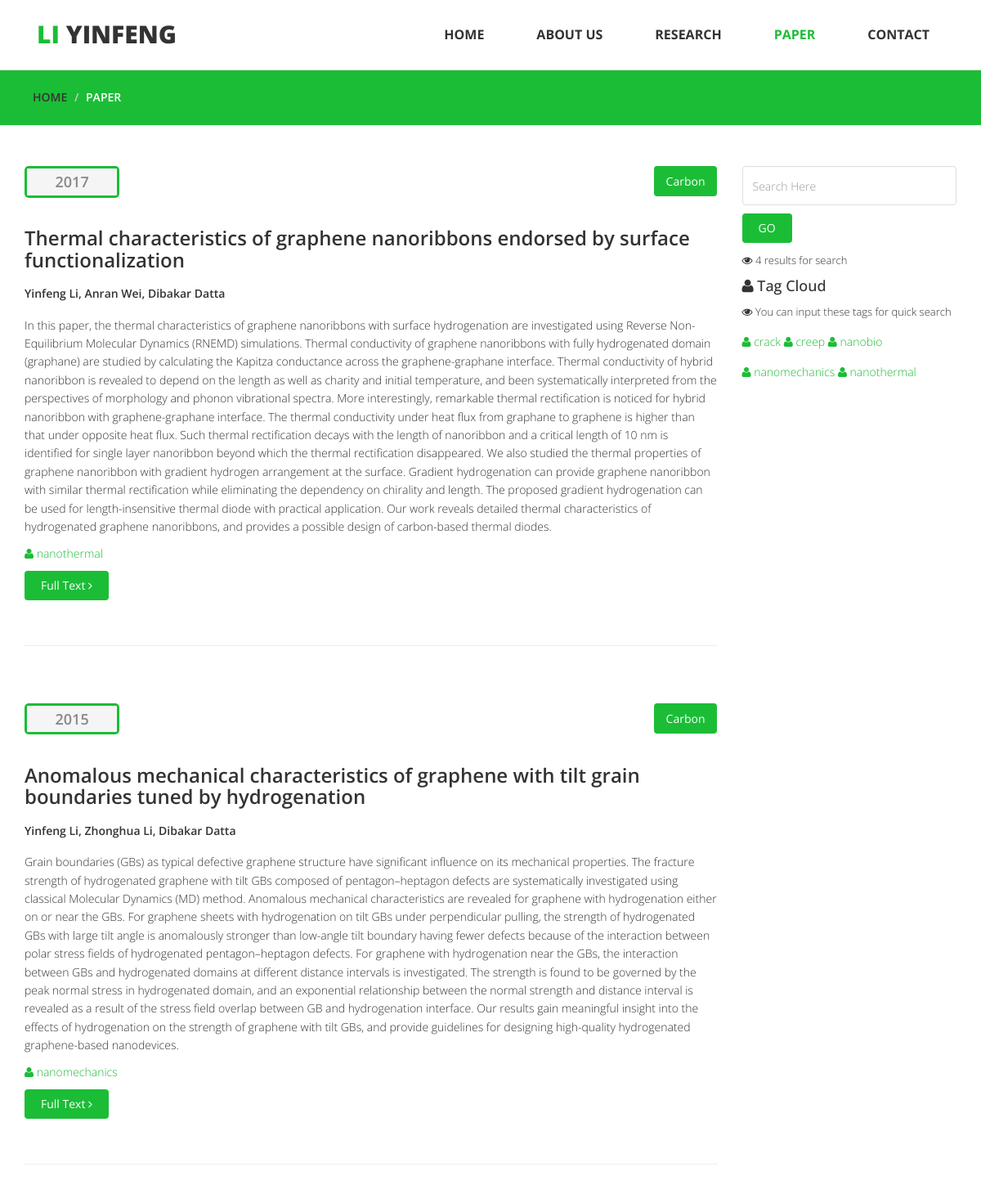
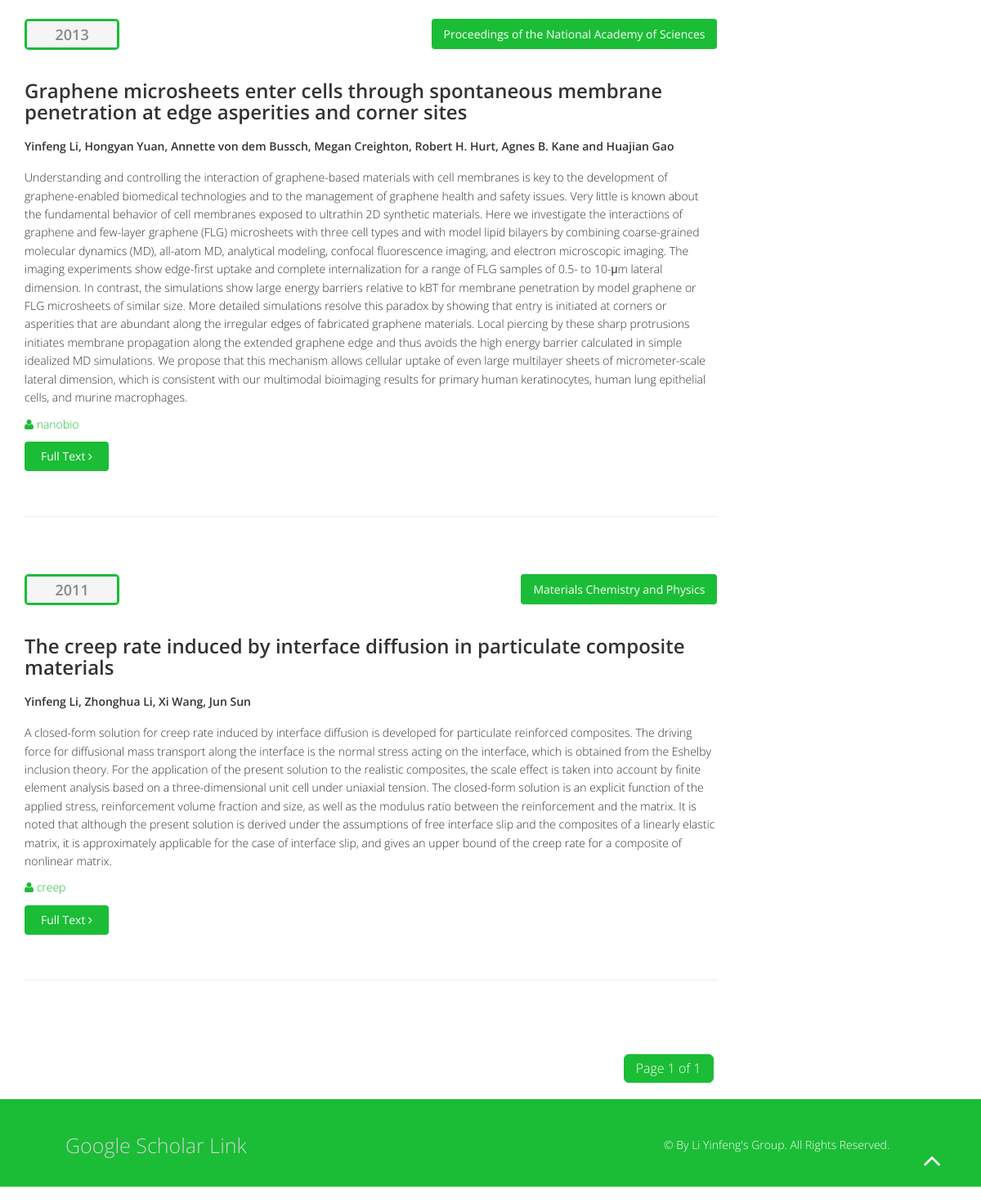
The app's page /base/blog.html/?page=4, older data (2 pictures, top to bottom).
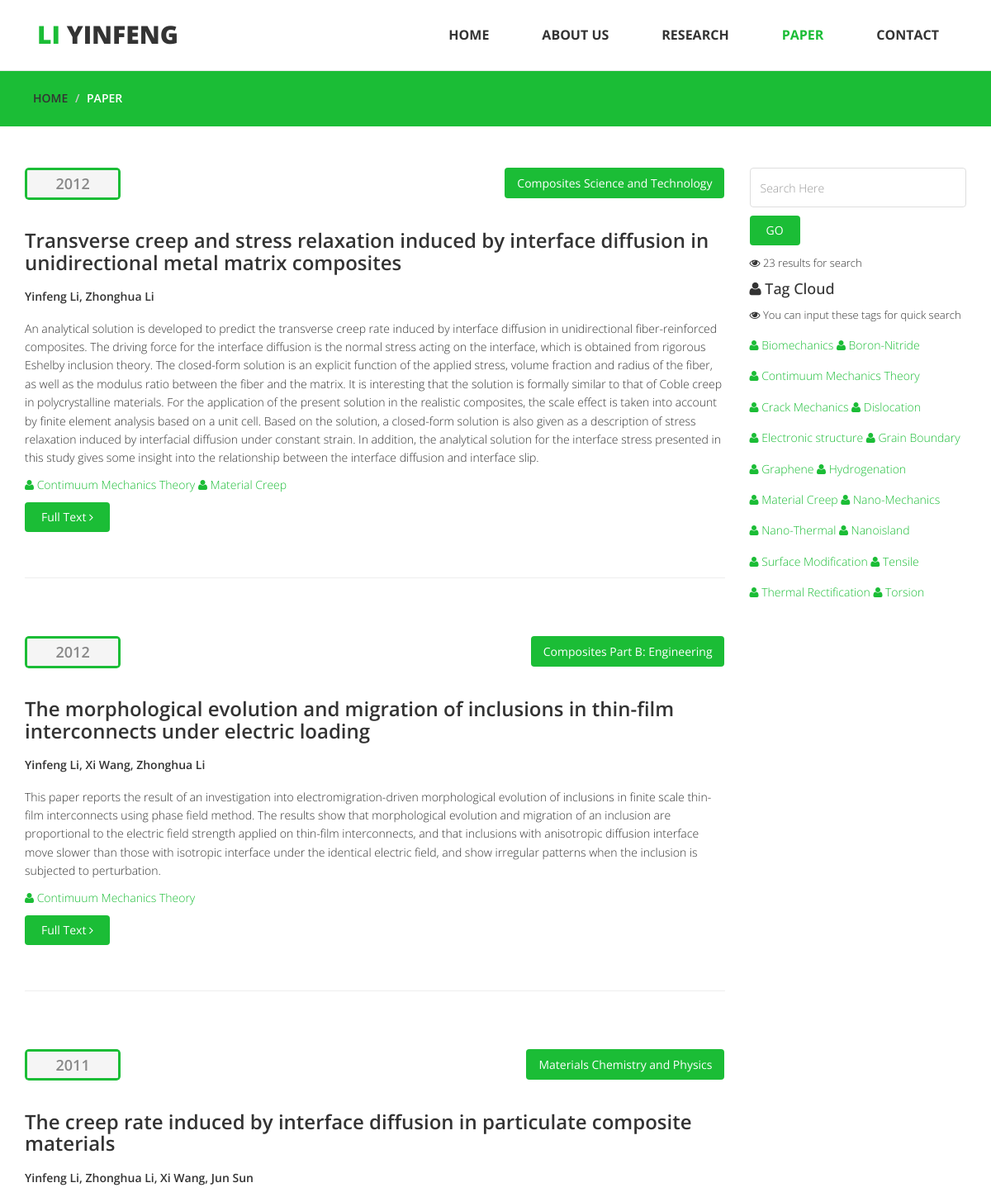
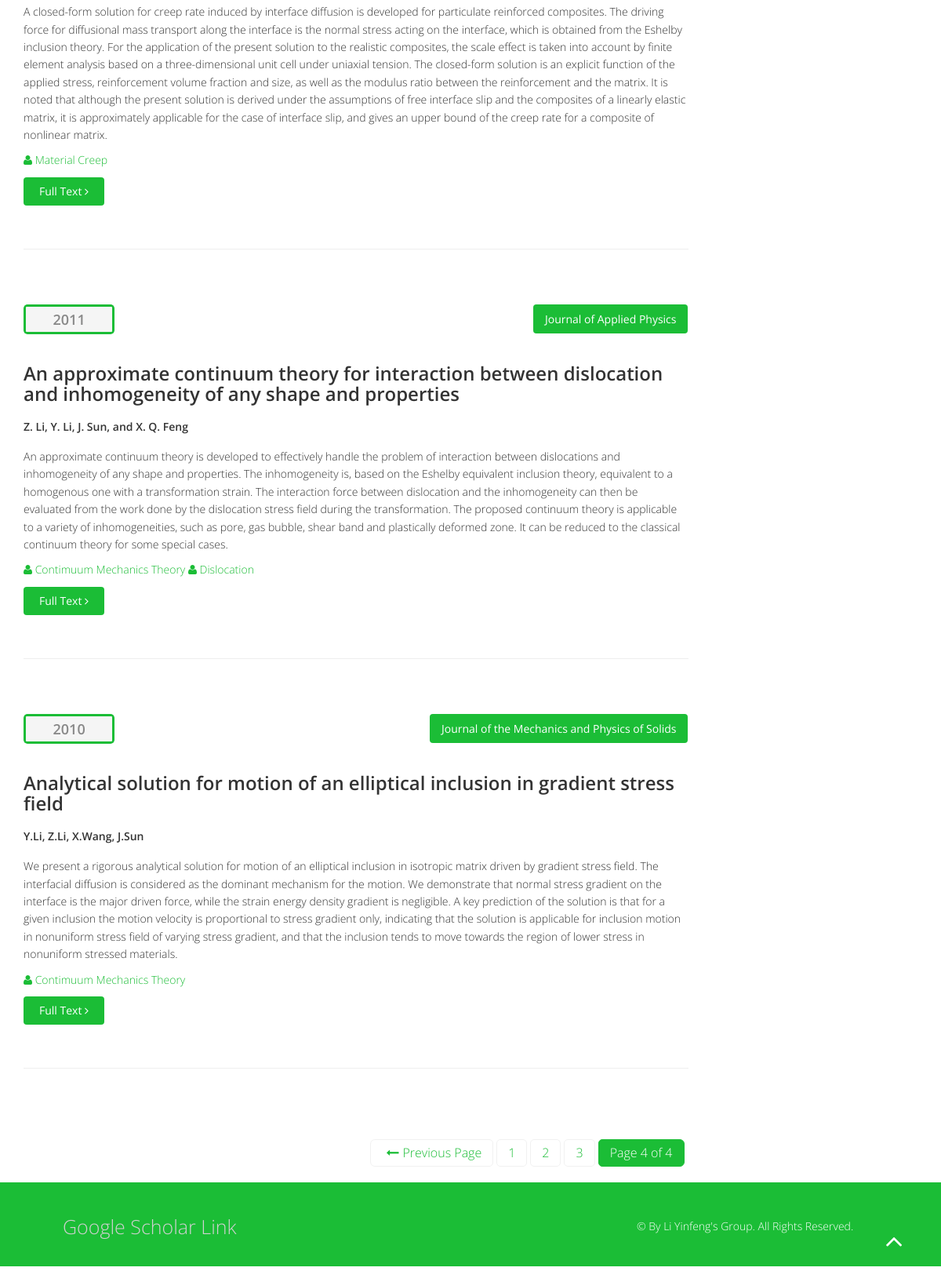
The same page, newer data (2 pictures, top to bottom).
### base/models.py (models this page shows, shortened)
@python_2_unicode_compatible
class Article(models.Model):
    column = models.ManyToManyField(Column, blank=True, null=True, verbose_name = 'belong to')
    title = models.CharField(max_length=256)
    author = models.CharField(max_length=256)
    abstract = models.TextField('abstract')
    publishment = models.CharField(max_length=256)
    upload_date = models.DateTimeField(auto_now_add=True, editable=True)
    articleurl = models.CharField(max_length=256)
    publish_year = models.IntegerField()
    class Meta:
        verbose_name = 'article'
        verbose_name_plural = 'article'
    objects = ArticleManager()

@python_2_unicode_compatible
class Column(models.Model):
    name = models.CharField('column_name', max_length=256)
    intro = models.TextField('introduction', default='')
    class Meta:
        verbose_name = 'column'
        verbose_name_plural = 'column'
        ordering = ['name']

### base/views.py (the view, shortened to what this page needs)
def blog(request):
    article_column = Column.objects.all()
    keyword = request.POST.get('searchWords')
    allArticle = Article.objects.query_by_time()
    SearchResult = []
    if keyword == None:
        SearchResult = allArticle
    if len(SearchResult) == 0:
        SearchStatus = "Error"
    else:
        SearchStatus = "Success"
    ResultAmount = len(SearchResult)
    paginator = Paginator(SearchResult, 6)  # Show n articles per page
    page = request.GET.get('page')
    try:
        contacts = paginator.page(page)
    except PageNotAnInteger:
        contacts = paginator.page(1)
    except EmptyPage:
        contacts = paginator.page(paginator.num_pages)
    return render(request, 'blog.html', {"keyword": keyword,
                                                "Contacts": contacts,
                                                "SearchStatus": SearchStatus,
                                                "ResultAmount": ResultAmount,
                                         "article_column":article_column})

### base/models.py (called while the page is built)
    def query_by_time(self):
        query = self.get_queryset().order_by('-publish_year')
        return query

### templates/blog.html (shortened to what the changed rows need)
<!DOCTYPE html>
<html lang="en">
  <head>
    {% load staticfiles %}
    <link href="{% static "css/bootstrap.min.css" %}" rel="stylesheet">
	<link rel="stylesheet" href="{% static "css/font-awesome.min.css" %}">
	<link rel="stylesheet" href="{% static "css/animate.css" %}">
	<link href="{% static "css/prettyPhoto.css" %}" rel="stylesheet">
	<link href="{% static "css/style.css" %}" rel="stylesheet" />
  </head>
  <body>
	<header>
		<nav class="navbar navbar-default navbar-fixed-top" role="navigation">
			<div class="navigation">
				<div class="container">
					<div class="navbar-header">
						<div class="navbar-brand">
							<a href="/base/index.html"><h1><span>Li </span>Yinfeng</h1></a>
						</div>
					</div>
				</div>
			</div>
		</nav>
	</header>
	<section id="blog" class="container">
        <div class="blog">
            <div class="row">
                 <div class="col-md-9">
                     {% if SearchStatus == "Success" %}
                     {% for article in Contacts %}
                     <div class="blog-item">
                        <div class="row">
                            <div class="col-xs-12 col-sm-2">
                                <div class="entry-meta">
                                    <span id="publish_date">{{ article.publish_year }}</span>
                                </div>
                            </div>
                            <div class="col-xs-12 col-sm-10 blog-content">
                                <ul class="tag-cloud">
                                    <li><a class="btn btn-xs btn-primary">{{ article.publishment}}</a></li>
                                </ul>
                            </div>
                            <div class="col-xs-12  blog-content">
                                <h4>{{ article.title }}</h4>
                                <h5>{{ article.author}}</h5>
                                <p>{{ article.abstract}}</p>
                                <p>
                                    {% for column in article.column.all %}
                                    <span id="column"><i class="fa fa-user"></i> {{ column.name }} </span>
                                {% endfor %}
                                </p>
                                <p><a href="{{ article.articleurl }}" target="_blank" class="btn btn-primary readmore" >Full Text <i class="fa fa-angle-right"></i></a></p>
                            </div>
                        </div>
                    <hr>
                    </div>
                     {% endfor %}
                     <ul class="pagination pagination-lg">
                         {% if Contacts.has_previous %}
                             <li><a href="?page={{ Contacts.previous_page_number }}"><i class="fa fa-long-arrow-left"></i>Previous Page</a></li>
                         {% endif %}
                         {% for page in Contacts.paginator.page_range %}
                             {% if page == Contacts.number %}
                                 <li class="active"><a>Page {{ Contacts.number }} of {{ Contacts.paginator.num_pages }}</a></li>
                             {% else %}
                                 <li><a href="?page={{ page }}">{{ page }}</a></li>
                             {% endif %}
                         {% endfor %}
                     </ul>
                     {% endif %}
                </div>
                <div class="col-md-3">
                    <div class="widget search">
                        <form role="form" method="POST">
                            <input type="text" name="searchWords" class="form-control search_box" autocomplete="off" placeholder="Search Here" value="">
                            <input type="submit" class="btn btn-primary subbotton" value="GO"/>
                        </form>
                        <p><i class="fa fa-eye"></i> {{ ResultAmount }} results for search</p>
                        <h4><i class="fa fa-user"></i> Tag Cloud</h4>
                        <p><i class="fa fa-eye"></i> You can input these tags for quick search</p>
                        <ul class="tag-cloud">
                            {% for column in article_column %}
                            <li id="column"><i class="fa fa-user"></i> {{ column.name }} </li>
                            {% endfor %}
                        </ul>
                    </div>
    			</div>
            </div>
        </div>
    </section>
  </body>
</html>

Row changes from the older to the newer data that the page shows:
no longer on this page (row unchanged): Article: publish_year "2017", publishment "Carbon", title "Thermal characteristics of graphene nanoribbons endorsed by surface functionalization", author "Yinfeng Li, Anran Wei, Dibakar Datta", abstract "In this paper, the thermal characteristics of graphene nanoribbons with surface hydrogenation are investigated using Reverse Non-Equilibrium Molecular Dynamics (RNEMD) simulations. Thermal conductivity of graphene nanoribbons with fully hydrogenated domain (graphane) are studied by calculating the Kapitza conductance across the graphene-graphane interface. Thermal conductivity of hybrid nanoribbon is revealed to depend on the length as well as charity and initial temperature, and been systematically interpreted from the perspectives of morphology and phonon vibrational spectra. More interestingly, remarkable thermal rectification is noticed for hybrid nanoribbon with graphene-graphane…", Column (name "nanothermal")
no longer on this page (row unchanged): Article: publish_year "2015", publishment "Carbon", title "Anomalous mechanical characteristics of graphene with tilt grain boundaries tuned by hydrogenation", author "Yinfeng Li, Zhonghua Li, Dibakar Datta", abstract "Grain boundaries (GBs) as typical defective graphene structure have significant influence on its mechanical properties. The fracture strength of hydrogenated graphene with tilt GBs composed of pentagon–heptagon defects are systematically investigated using classical Molecular Dynamics (MD) method. Anomalous mechanical characteristics are revealed for graphene with hydrogenation either on or near the GBs. For graphene sheets with hydrogenation on tilt GBs under perpendicular pulling, the strength of hydrogenated GBs with large tilt angle is anomalously stronger than low-angle tilt boundary having fewer defects because of the interaction between polar stress fields of hydrogenated…", Column (name "nanomechanics")
no longer on this page (row unchanged): Article: publish_year "2013", publishment "Proceedings of the National Academy of Sciences", title "Graphene microsheets enter cells through spontaneous membrane penetration at edge asperities and corner sites", author "Yinfeng Li, Hongyan Yuan, Annette von dem Bussch, Megan Creighton, Robert H. Hurt, Agnes B. Kane and Huajian Gao", abstract "Understanding and controlling the interaction of graphene-based materials with cell membranes is key to the development of graphene-enabled biomedical technologies and to the management of graphene health and safety issues. Very little is known about the fundamental behavior of cell membranes exposed to ultrathin 2D synthetic materials. Here we investigate the interactions of graphene and few-layer graphene (FLG) microsheets with three cell types and with model lipid bilayers by combining coarse-grained molecular dynamics (MD), all-atom MD, analytical modeling, confocal fluorescence imaging, and electron microscopic imaging. The imaging experiments show edge-first uptake and complete…", Column (name "nanobio")
added Article: publish_year "2012", publishment "Composites Science and Technology", title "Transverse creep and stress relaxation induced by interface diffusion in unidirectional metal matrix composites", author "Yinfeng Li, Zhonghua Li", abstract "An analytical solution is developed to predict the transverse creep rate induced by interface diffusion in unidirectional fiber-reinforced composites. The driving force for the interface diffusion is the normal stress acting on the interface, which is obtained from rigorous Eshelby inclusion theory. The closed-form solution is an explicit function of the applied stress, volume fraction and radius of the fiber, as well as the modulus ratio between the fiber and the matrix. It is interesting that the solution is formally similar to that of Coble creep in polycrystalline materials. For the application of the present solution in the realistic composites, the scale effect is taken into account…", Column (name "Material Creep")
added Column: name "Contimuum Mechanics Theory"
changed Column: name "creep" → "Material Creep"
added Article: publish_year "2012", publishment "Composites Part B: Engineering", title "The morphological evolution and migration of inclusions in thin-film interconnects under electric loading", author "Yinfeng Li, Xi Wang, Zhonghua Li", abstract "This paper reports the result of an investigation into electromigration-driven morphological evolution of inclusions in finite scale thin-film interconnects using phase field method. The results show that morphological evolution and migration of an inclusion are proportional to the electric field strength applied on thin-film interconnects, and that inclusions with anisotropic diffusion interface move slower than those with isotropic interface under the identical electric field, and show irregular patterns when the inclusion is subjected to perturbation."
added Article: publish_year "2011", publishment "Journal of Applied Physics", title "An approximate continuum theory for interaction between dislocation and inhomogeneity of any shape and properties", author "Z. Li, Y. Li, J. Sun, and X. Q. Feng", abstract "An approximate continuum theory is developed to effectively handle the problem of interaction between dislocations and inhomogeneity of any shape and properties. The inhomogeneity is, based on the Eshelby equivalent inclusion theory, equivalent to a homogenous one with a transformation strain. The interaction force between dislocation and the inhomogeneity can then be evaluated from the work done by the dislocation stress field during the transformation. The proposed continuum theory is applicable to a variety of inhomogeneities, such as pore, gas bubble, shear band and plastically deformed zone. It can be reduced to the classical continuum theory for some special cases."
added Column: name "Dislocation"
added Article: publish_year "2010", publishment "Journal of the Mechanics and Physics of Solids", title "Analytical solution for motion of an elliptical inclusion in gradient stress field", author "Y.Li, Z.Li, X.Wang, J.Sun", abstract "We present a rigorous analytical solution for motion of an elliptical inclusion in isotropic matrix driven by gradient stress field. The interfacial diffusion is considered as the dominant mechanism for the motion. We demonstrate that normal stress gradient on the interface is the major driven force, while the strain energy density gradient is negligible. A key prediction of the solution is that for a given inclusion the motion velocity is proportional to stress gradient only, indicating that the solution is applicable for inclusion motion in nonuniform stress field of varying stress gradient, and that the inclusion tends to move towards the region of lower stress in nonuniform stressed…"
changed Column: name "nanobio" → "Biomechanics"; moves up the list
added Column: name "Boron-Nitride", shown under "Tag Cloud"
changed Column: name "crack" → "Crack Mechanics"
added Column: name "Electronic structure", shown under "Tag Cloud"
added Column: name "Grain Boundary", shown under "Tag Cloud"
added Column: name "Graphene", shown under "Tag Cloud"
added Column: name "Hydrogenation", shown under "Tag Cloud"
changed Column: name "nanomechanics" → "Nano-Mechanics"
changed Column: name "nanothermal" → "Nano-Thermal"
added Column: name "Nanoisland", shown under "Tag Cloud"
added Column: name "Surface Modification", shown under "Tag Cloud"
added Column: name "Tensile", shown under "Tag Cloud"
added Column: name "Thermal Rectification", shown under "Tag Cloud"
added Column: name "Torsion", shown under "Tag Cloud"
Text that changed along with them:
{{ ResultAmount }}: "4" → "23"
text now shown: "Previous Page"
new list line: "1"
new list line: "2"
new list line: "3"
new list line: "Page 4 of 4"
list line gone: "Page 1 of 1"
